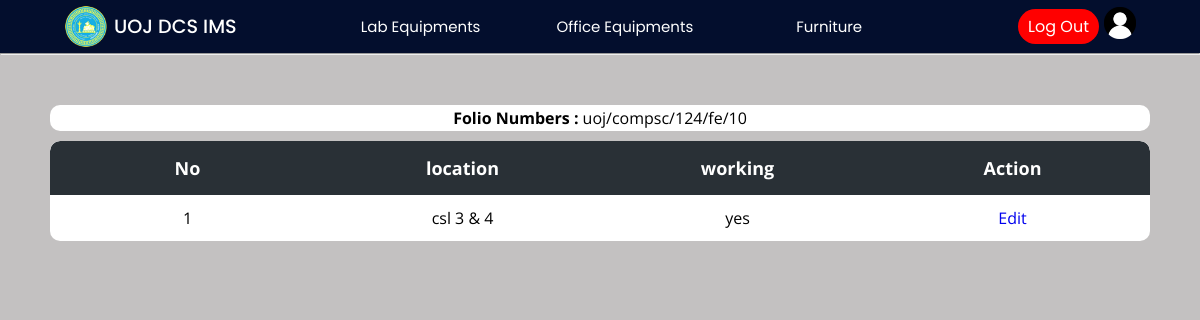
The app's page /Project/furniture/furnitureItems.php?search=true&id=10 (signed in), older data.
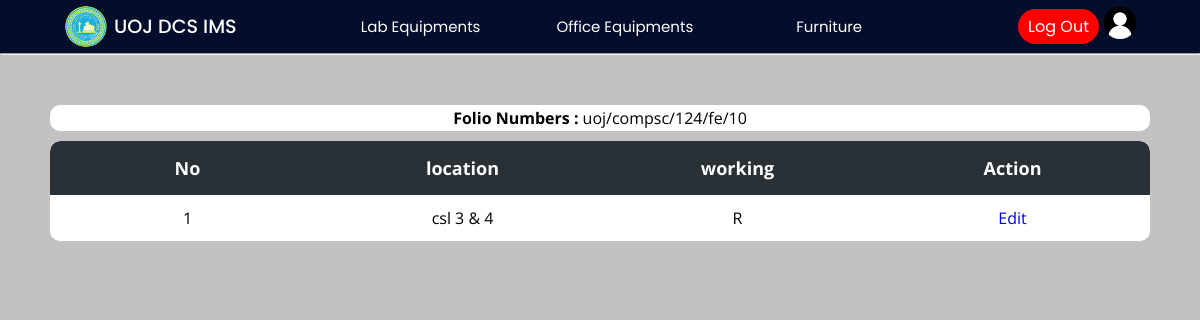
The same page, newer data.
### tables this page shows
CREATE TABLE `f_invoice` (
  `invoice_id` int(11) NOT NULL,
  `f_name` varchar(200) NOT NULL,
  `f_date` date NOT NULL,
  `f_price` float NOT NULL,
  `f_quantity` int(11) NOT NULL,
  `f_folio_number` varchar(50) NOT NULL,
  `f_description` varchar(400) NOT NULL,
  `f_supplier_name` varchar(150) NOT NULL,
  `f_supplier_tt` int(15) NOT NULL,
  `f_srn` int(11) NOT NULL,
  `f_type` varchar(15) NOT NULL,
  `page_number` varchar(15) NOT NULL,
  `location` varchar(50) NOT NULL,
  `warranty` int(11) NOT NULL
);

CREATE TABLE `f_items` (
  `invoice_id` int(11) NOT NULL,
  `f_set_id` varchar(50) NOT NULL,
  `location` varchar(100) NOT NULL,
  `working` enum('yes','no','R','S','D','T') NOT NULL
);

### Project/furniture/furnitureItems.php (the view, shortened to what this page needs)
<?php
include("../config/connection.php");
?>
<!DOCTYPE html>
<html lang="en">
<head>
    <link rel="stylesheet" href="../css/lab.css">
    <link rel="stylesheet" href="../css/main.css">
</head>
<body>
    <?php include("../header/header.php"); ?>
    <hr>
    <div class="main-container">
        <?php
        if (isset($_GET['search'])) {
            $id = $_GET['id'];
            $query = "SELECT * FROM f_items WHERE invoice_id = $id";
            $result = mysqli_query($con, $query);
            if (mysqli_num_rows($result) > 0) {
        ?>
                <div class="table-con" style="background-color:white;margin-bottom:10px;padding:2px;">
                    <?php
                    $query1 = "SELECT 	f_folio_number FROM f_invoice WHERE invoice_id = $id";
                    $result1 = $con->query($query1);
                    if ($result1) {
                        $row = $result1->fetch_assoc();
                        $value = $row['f_folio_number'];
                        echo "<b>Folio Numbers :</b> $value";
                    } else {
                        echo "Query error: " . $con->error;
                    }
                    ?>
                </div>
                <div class="table-con">
                    <table style="width: 100%;">
                        <thead>
                            <tr>
                                <th>No</th>
                                <th>location</th>
                                <th>working</th>
                                <th>Action</th>
                            </tr>
                        </thead>
                        <tbody>
                            <?php
                            while ($row = mysqli_fetch_array($result)) {
                            ?>
                                <tr>
                                    <td><?php echo $row['f_set_id'] ?></a></td>
                                    <td><?php echo $row['location'] ?></td>
                                    <td><?php echo $row['working'] ?></td>
                                    <td>
                                        <a href="updateItems.php?id=<?php echo $id ?>&setid=<?php echo $row['f_set_id']; ?>">Edit</a>
                                    </td>
                                </tr>
                    <?php
                            }
                        }
                    }
                    ?>
                        </tbody>
                    </table>
                </div>
    </div>
</body>
</html>

### Project/header/header.php (shortened to what this page needs)
<!DOCTYPE html>
<html lang="en">
<head>
    <link rel="stylesheet" href="../css/header.css">
    <link rel="stylesheet" href="../css/main.css">
</head>
<body>
    <div class="nav-bar">
        <div class="header_1">
            <a class="logo_link" href="../admin/index.php">
                <img src="../Multimedia/logo-DCS.png">
                <h1>UOJ DCS IMS </h1>
            </a>
        </div>
        <div class="header_2">
            <ul>
                <li class="lab"><a href="../lab/lab.php">Lab Equipments</a>
                </li>
                <li class="office"><a href="../office/office.php">Office Equipments</a>
                </li>
                <li class="furniture"><a href="../furniture/furniture.php">Furniture</a>
                </li>
            </ul>
        </div>
        <div class="inside_1">
            <a href="../login/logout.php" class="logout">Log Out</a>
            <?php
            $username = $_SESSION['uname'];
            $query = "SELECT role FROM admin WHERE username = '$username' ";
            $result = mysqli_query($con, $query);
            $row = mysqli_fetch_assoc($result);
            if ('masteradmin' == $row['role']) {
                ?>
                <a href="../admin/masterAdminAction.php">
                    <img src="../Multimedia/user2.png" alt="user">
                </a>
                <?php
            } else {
                ?>
                <a href="../admin/adminAction.php">
                    <img src="../Multimedia/user2.png" alt="user">
                </a>
                <?php
            }
            ?>
        </div>
    </div>
</body>
</html>

### Project/css/lab.css (style rules this page uses)
.main-container { padding: 50px; min-height: 100vh; height: fit-content; background: rgb(195, 193, 193); }
table { border-collapse: collapse; border-radius: 10px; overflow: hidden; max-width: 100%; margin: 0 auto; position: relative; }
.table-con { border-collapse: collapse; background: #fff; border-radius: 10px; margin: auto; position: relative; font-family: 'Open Sans'; text-align: center; background: #fff; overflow: auto; }
th { width: 200px; font-size: 18px; background: #293036; color: white; padding: 15px; }
td { padding: 12px; }
.logout { margin: 5px; background-color: #ff0000; color: #ffffff; border: none; padding: 5px 10px; cursor: pointer; }

### Project/css/main.css (style rules this page uses)
* { margin: 0; padding: 0; text-decoration: none; box-sizing: border-box; }
:root { --bg-gradient: linear-gradient(-135deg, #01064a, #21acc2); --bg-gray: #e6e6e6; --text-color: #666; --inp-color: #57b846; }
body { font-family: 'Poppins', sans-serif; }

### Project/css/header.css (style rules this page uses)
* { margin: 0; padding: 0; text-decoration: none; box-sizing: border-box; }
:root { background: linear-gradient(-135deg, #01064a, #21acc2); --bg-gray: #e6e6e6; --text-color: #666; --inp-color: #57b846; }
body { font-family: 'Poppins', sans-serif; }
.nav-bar { display: flex; justify-content: space-between; align-items: center; padding: 0 4rem; background: rgb(3, 14, 45); box-shadow: 0 5px 30px rgb(0, 0, 0); }
.logo_link { display: flex; align-items: center; gap: 5px; }
.logo_link img { width: 45px; }
h1 { font-size: 1.2rem; font-weight: 500; color: white; }
.inside_1 img { width: 2rem; }
ul { list-style: none; }
ul li { display: inline-block; position: relative; }
ul li a { display: block; padding: 15px 25px; color: #fff; text-decoration: none; text-align: center; font-size: 15px; width: 200px; }
.inside_1 { display: flex; justify-content: center; align-items: center; }
.logout { margin: 5px; background-color: #ff0000; color: #ffffff; border: none; padding: 5px 10px; cursor: pointer; border-radius: 20cqb; }

Row changes from the older to the newer data that the page shows:
changed f_items "csl 3 & 4": working "yes" → "R"
